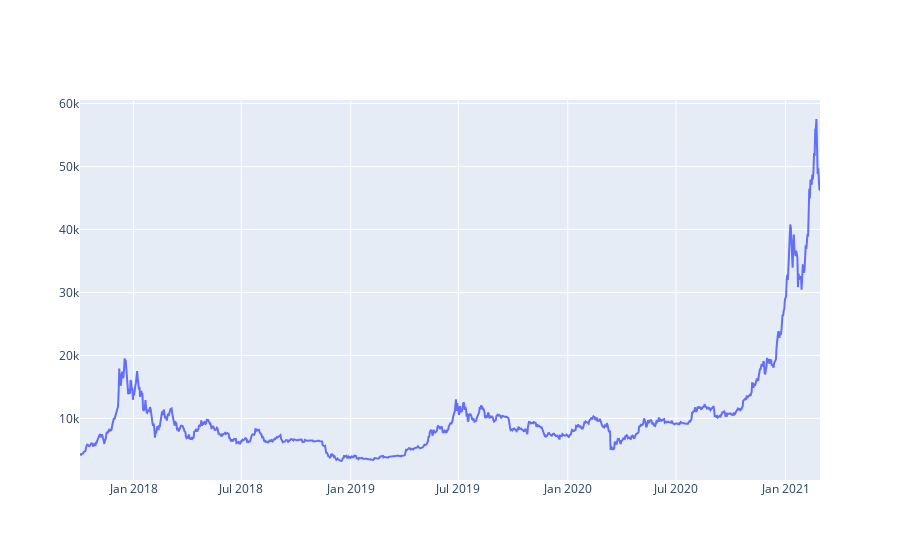

Notebook code cell kept with this figure:
### Code cell
fig = go.Figure()
fig.add_trace(go.Scatter(x=rnn.data['df'].index, y=rnn.data['df']['close'], name='Actual'))
fig.show()

### Figure 1 — Plotly figure (JSON) as saved in the notebook; plotly's stock layout.template omitted (floating-point values rounded to 4 significant figures; data arrays with more than 128 entries replaced by an {"elided": "..."} marker saying what was removed)
{"data": [{"name": "Actual", "type": "scatter", "x": {"elided": "1245 str values"}, "y": {"elided": "1245 float values"}}], "layout": {}}
